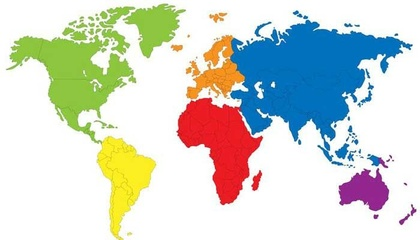
%> input picture map2.jfif, 420 x 240 px, shrunk from 700 x 400 before the run
$ octave ColorBasedObjectRecognition.m   (GNU Octave 9; MATLAB toolbox functions it lacks are replaced by stand-ins)
%> lines starting %> are read from the running program, lines starting %| are printed output that depends on the picture; in (x1, y1, x2, y2) boxes, pixels count from 0 and x2, y2 are one past the last pixel; in counts of white or black regions, pixels touching at a corner belong together; the program's own positions count from 1
% Clear console and variables
clc;
clear;
close all;

% Load the uploaded image
image = imread('map2.jfif'); % Ensure the path is correct
%> image is the input picture: size 240x420x3 uint8; mean R, G, B 208.9, 214, 205.9

% Convert image to double precision for processing
image = im2double(image);
%> image: size 240x420x3 double

% Convert the image from RGB to HSV color space
hsvImage = rgb2hsv(image);
%> hsvImage: size 240x420x3 double; mean H, S, V 0.258, 0.269, 0.925

% Define a cell array of color thresholds and labels
colors = {
    'North America', 0.2, 0.4, 0.2, 1.0, 0.2, 1.0;   % Green
    'South America', 0.12, 0.18, 0.4, 1.0, 0.4, 1.0;  % Yellow
    'Europe', 0.05, 0.10, 0.4, 1.0, 0.4, 1.0;         % Orange
    'Africa', 0.95, 1.0, 0.4, 1.0, 0.4, 1.0;          % Red
    'Asia', 0.55, 0.65, 0.4, 1.0, 0.4, 1.0;           % Blue
    'Australia', 0.70, 0.85, 0.4, 1.0, 0.4, 1.0;      % Purple
};

% Create a figure to display results
figure;

% Display the original image in the first subplot
subplot(1, 2, 1);
imshow(image);
title('Original Image');

% Display the segmented image in the second subplot
subplot(1, 2, 2);
imshow(image);
title('Image with Color Segmentation');
hold on;

% Loop through each color and segment the image
for i = 1:size(colors, 1)
    % Get the color thresholds
    label = colors{i, 1};
    channel1Min = colors{i, 2};
    channel1Max = colors{i, 3};
    channel2Min = colors{i, 4};
    channel2Max = colors{i, 5};
    channel3Min = colors{i, 6};
    channel3Max = colors{i, 7};

    % Create mask based on chosen histogram thresholds
    binaryMask = (hsvImage(:,:,1) >= channel1Min) & (hsvImage(:,:,1) <= channel1Max) & ...
                 (hsvImage(:,:,2) >= channel2Min) & (hsvImage(:,:,2) <= channel2Max) & ...
                 (hsvImage(:,:,3) >= channel3Min) & (hsvImage(:,:,3) <= channel3Max);

    % Use morphological operations to refine the segmentation
    binaryMask = imfill(binaryMask, 'holes');
    binaryMask = bwareaopen(binaryMask, 100);

    % Label connected components
    labeledImage = bwlabel(binaryMask);
    stats = regionprops(labeledImage, 'BoundingBox', 'Centroid');

    % Display bounding boxes and centroids
    for k = 1:length(stats)
        bbox = stats(k).BoundingBox;
        centroid = stats(k).Centroid;
        rectangle('Position', bbox, 'EdgeColor', 'r', 'LineWidth', 2);
        plot(centroid(1), centroid(2), 'b*');
        text(centroid(1) - 10, centroid(2) - 10, sprintf('%s', label), 'Color', 'red', 'FontSize', 12, 'FontWeight', 'bold');
    end
end
%> this loop made 6 passes
%> stats on passes 1, 2, 3, 6: {Centroid [94.7 61], BoundingBox [8.5 3.5 178 141]}, {Centroid [124.1 177.7], BoundingBox [97.5 136.5 59 104]}, {Centroid [217 71.9], BoundingBox [186.5 36.5 58 63]}, {Centroid [365.8 191.3], BoundingBox [339.5 170.5 50 41]}
%> pass 1, `binaryMask = (hsvImage(:,:,1) >= channel1Min) & (hsvImage(:,:,1) <= ch..`:
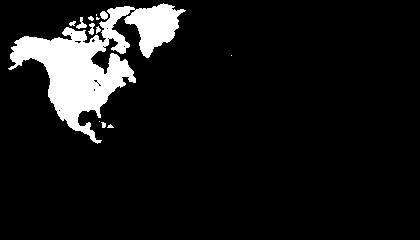
%> binaryMask: size 240x420 logical; 8.8% white; 13 white regions (5 under 20 px), largest, box (x1, y1, x2, y2) and area: (8, 3, 186, 144) 8584, (76, 17, 87, 29) 59, (100, 11, 108, 20) 51
%> pass 1, `binaryMask = bwareaopen(binaryMask, 100);`:
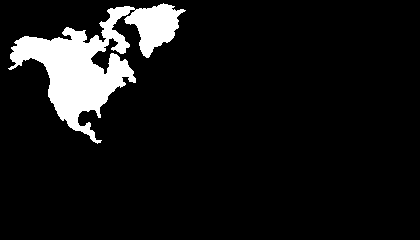
%> binaryMask: size 240x420 logical; 8.5% white; 1 white region, box (x1, y1, x2, y2) and area: (8, 3, 186, 144) 8616
%> after the loop:
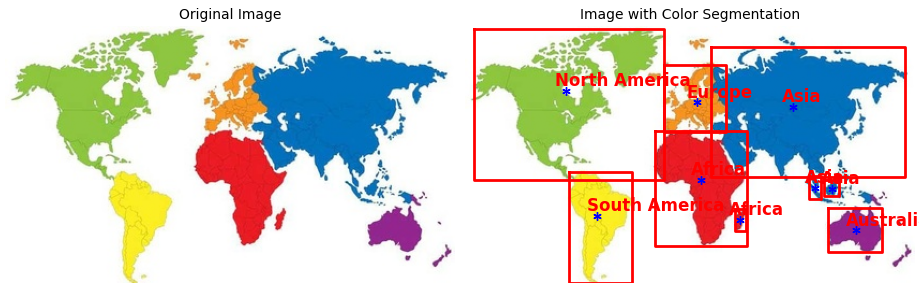
%> figure redrawn from the program's plot data, 2 panels

hold off;

$ run again, with map.jpg saved as map2.jfif
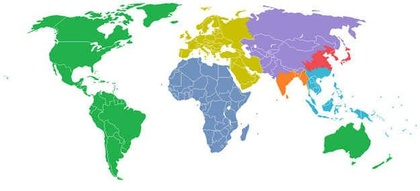
%> input picture map.jpg, 420 x 191 px, shrunk from 625 x 284 before the run
%> image is the input picture: size 191x420x3 uint8; mean R, G, B 216.6, 230.2, 221.1
%> image: size 191x420x3 double
%> hsvImage: size 191x420x3 double; mean H, S, V 0.243, 0.157, 0.934
%> the loop `for i = 1:size(colors, 1)` made 6 passes
%> stats on passes 2, 3, 4, 6: {Centroid [227.6 47.1], BoundingBox [179.5 15.5 83 75]}, {Centroid [290.2 80.6], BoundingBox [276.5 71.5 32 24]}, {Centroid [321.2 60.3], BoundingBox [305.5 46.5 33 24]}, 0 regions
%> pass 1, `labeledImage = bwlabel(binaryMask);`:
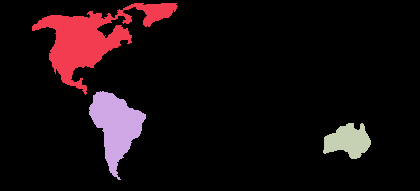
%> labeledImage: size 191x420 double; 4 distinct labels, from 0 to 3; one colour per label, 0 black
%> after the loop `for i = 1:size(colors, 1)`:
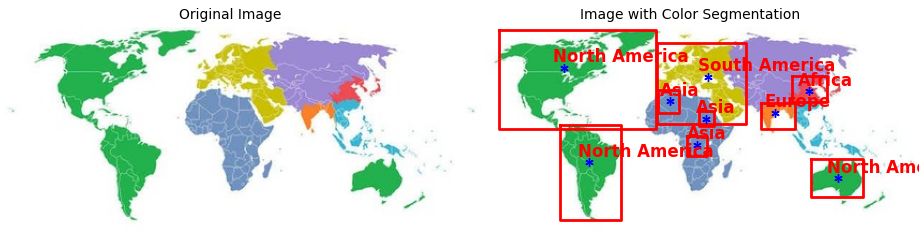
%> figure redrawn from the program's plot data, 2 panels

$ run again, with values.jpg saved as map2.jfif
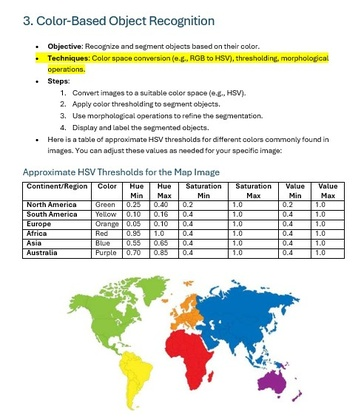
%> input picture values.jpg, 361 x 420 px, shrunk from 488 x 568 before the run
%> image is the input picture: size 420x361x3 uint8; mean R, G, B 231.1, 232.5, 226.4
%> image: size 420x361x3 double
%> hsvImage: size 420x361x3 double; mean H, S, V 0.0978, 0.0806, 0.931
%> the loop `for i = 1:size(colors, 1)` made 6 passes
%> stats on passes 1, 3, 4, 5, 6: {Centroid [118.3 307.6], BoundingBox [69.5 276.5 100 80]}, {Centroid [187.9 314.6], BoundingBox [171.5 294.5 31 36]}, {Centroid [190.3 355.9], BoundingBox [165.5 330.5 48 60]}, {Centroid [239.2 317.1], BoundingBox [196.5 285.5 103 69]}, {Centroid [273.2 382.8], BoundingBox [258.5 371.5 28 23]}
%> pass 1, `binaryMask = (hsvImage(:,:,1) >= channel1Min) & (hsvImage(:,:,1) <= ch..`:
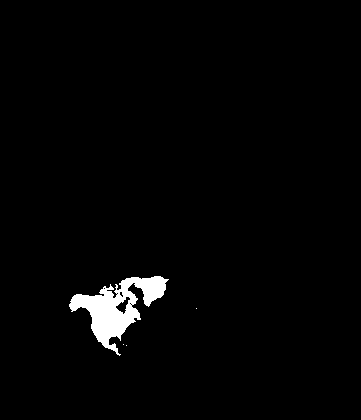
%> binaryMask: size 420x361 logical; 2% white; 4 white regions (3 under 20 px), largest, box (x1, y1, x2, y2) and area: (69, 276, 169, 356) 3010
%> after the loop `for i = 1:size(colors, 1)`:
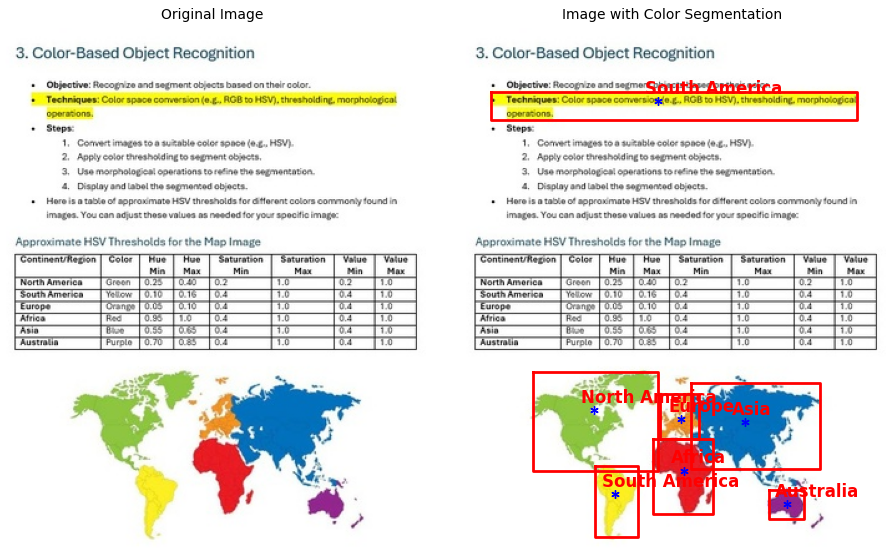
%> figure redrawn from the program's plot data, 2 panels
